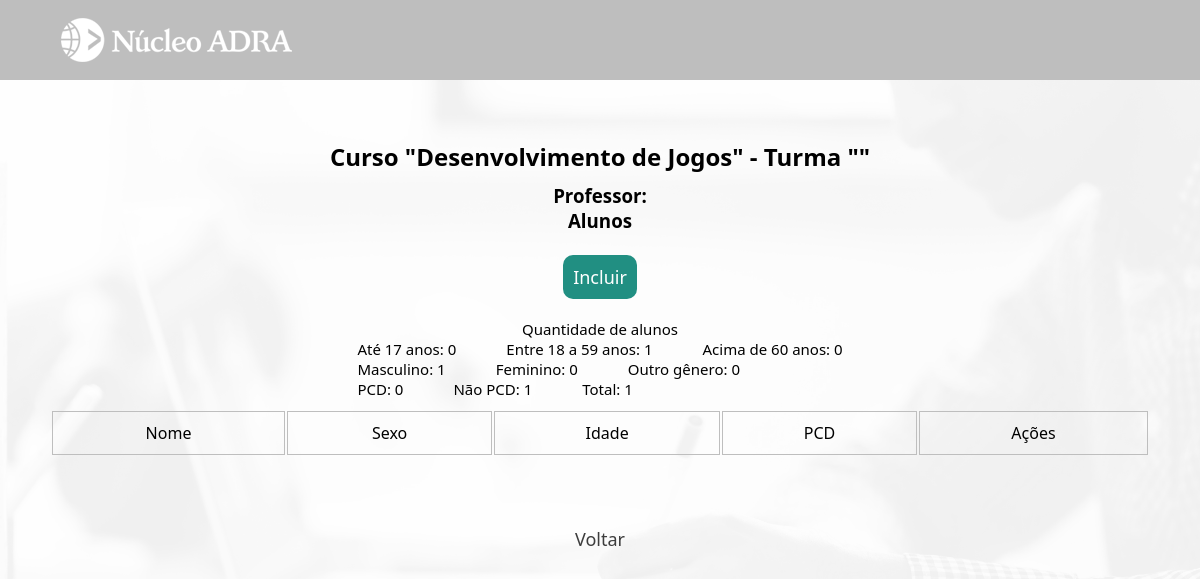
/institucional/curso/turma/aluno/index.php?c=3, run on an earlier commit of the app's database.
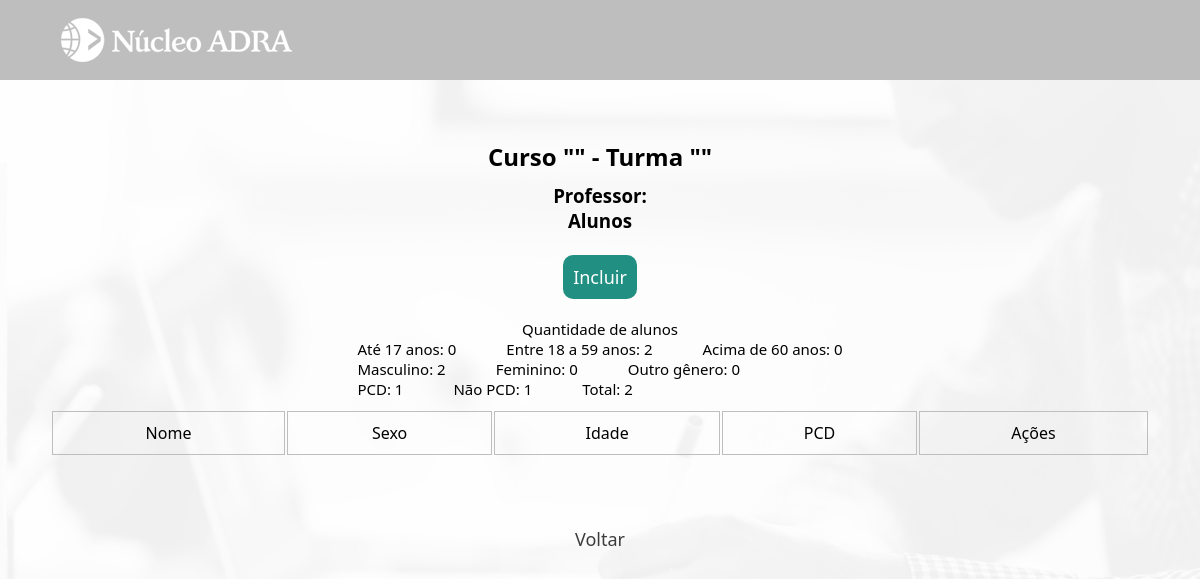
And on a later commit of the database.
### tables this page shows
CREATE TABLE IF NOT EXISTS `curso` (
  `id_curso` int UNSIGNED NOT NULL AUTO_INCREMENT,
  `nome` varchar(45) NOT NULL,
  `sigla` varchar(5) DEFAULT NULL,
  `descricao` text NOT NULL,
  `area` varchar(40) NOT NULL,
  `ch` smallint UNSIGNED DEFAULT NULL,
  `periodo` enum('M','V','N') DEFAULT NULL,
  `curso_inicio` date DEFAULT NULL,
  `curso_fim` date DEFAULT NULL,
  `hora_inicio` char(5) DEFAULT NULL,
  `hora_fim` char(5) DEFAULT NULL,
  `valor` decimal(6,2) UNSIGNED DEFAULT NULL,
  PRIMARY KEY (`id_curso`)
);

### institucional/curso/turma/aluno/index.php (the view, shortened to what this page needs)
<?php
    require_once "../../../../util/config.php";
    $idCurso = $_GET['c'];
    $idTurma = $_GET['t'];
    $info_total = 0;
    $info_17 = 0;
    $info_18_59 = 0;
    $info_60 = 0;
    $info_masculino = 0;
    $info_feminino = 0;
    $info_outro_genero = 0;
    $info_sim_pcd = 0;
    $info_nao_pcd = 0;
    $sql_info = "SELECT * FROM aluno";
    $result_info = mysqli_query($link, $sql_info);
    while($row = mysqli_fetch_array($result_info)){
        $info_total += 1;
        $nascimento = date("Y-m-d", strtotime($row['nascimento']));
        $dataNascimento = new DateTime($nascimento);
        $dataAtual = new DateTime();
        $diferenca = $dataAtual->diff($dataNascimento);
        $idade = $diferenca->y;
        if($idade >= 18 && $idade <= 59){
            $info_18_59 += 1;
        }
        if($row['sexo'] == 'M'){
            $info_masculino += 1;
        }
        if($row['pcd'] == 1){
            $info_sim_pcd += 1;
        }
        if($row['pcd'] == 0){
            $info_nao_pcd += 1;
        }
    }
    $sql_1 = "SELECT * FROM curso";
    $result_1 = mysqli_query($link, $sql_1);
    while($row = mysqli_fetch_array($result_1)){
        if($idCurso == $row['id_curso']){
            $nomeCurso = $row['nome'];
        }
    }
?>
<!DOCTYPE html>
<html lang="pt-br">
<head>
    <link rel="stylesheet" href="../../../../css/mural.css">
</head>
<body>
<header>
        <main>
            <div class="cabecalho-conteudo">
                <a href="../../../administrador.php">
                <div id="logo" class="opcoes-nav">
                    <img src="../../../../imagens/nucleo-adra-branco-232x48.png" alt="logo-adra">
                </div>
                </a>
                <a href="../../../usuario.php">
                <div id="perfil" class="opcoes-nav">
                </div>
                </a>
            </div>
        </main>
    </header>
    <div class="container-admin">
    <h2>Curso "<?php echo $nomeCurso?>" - Turma "<?php echo $turma?>"</h2>
    <h3>Professor: <?php echo $nomeProfessor?></h3>
    <h3>Alunos</h3>
    <br>
    <p><a href="create.php?c=<?php echo $idCurso; ?>&t=<?php echo $idTurma; ?>" class="incluir">Incluir</a></p>
    <div class="info_data_container">
        <div class="info_data_titulo">
            Quantidade de alunos
        </div>
        <div class="info_caixa">
            <div class="info_17">
                Até 17 anos: <?php echo $info_17 ?>
            </div>
            <div class="info_18_59">
                Entre 18 a 59 anos: <?php echo $info_18_59 ?>
            </div>
            <div class="info_60">
                Acima de 60 anos: <?php echo $info_60 ?>
            </div>
        </div>
        <div class="info_caixa">
            <div class="info_masculino">
                Masculino: <?php echo $info_masculino ?>
            </div>
            <div class="info_feminino">
                Feminino: <?php  echo $info_feminino ?>
            </div>
            <div class="info_outro_genero">
                Outro gênero: <?php echo $info_outro_genero ?>
            </div>
        </div>
        <div class="info_caixa">
            <div class="info_sim_pcd">
                PCD: <?php echo $info_sim_pcd ?>
            </div>
            <div class="info_nao_pcd">
                Não PCD: <?php echo $info_nao_pcd ?>
            </div>
            <div class="total">
                Total: <?php echo $info_total ?>
            </div>
        </div>
    </div>
    <table border="0" class="tabela-admin">
        <tr class="tabela-titulo">
            <td><center>Nome</center></td>
            <td><center>Sexo</center></td>
            <td><center>Idade</center></td>
            <td><center>PCD</center></td>
            <td colspan="4"><center>Ações</center></td>
        </tr>
    </table>
    </div>
    <div class="voltar">
        <p><a href='../index.php?c=<?php echo($idCurso)?>'>Voltar</a></p>
    </div>
</body>
</html>

What changed in the data, as far as the page shows it:
removed curso: nome "Desenvolvimento de Jogos"
Also different on the page:
$info_18_59: "1" → "2"
$info_masculino: "1" → "2"
$info_sim_pcd: "0" → "1"
$info_total: "1" → "2"
